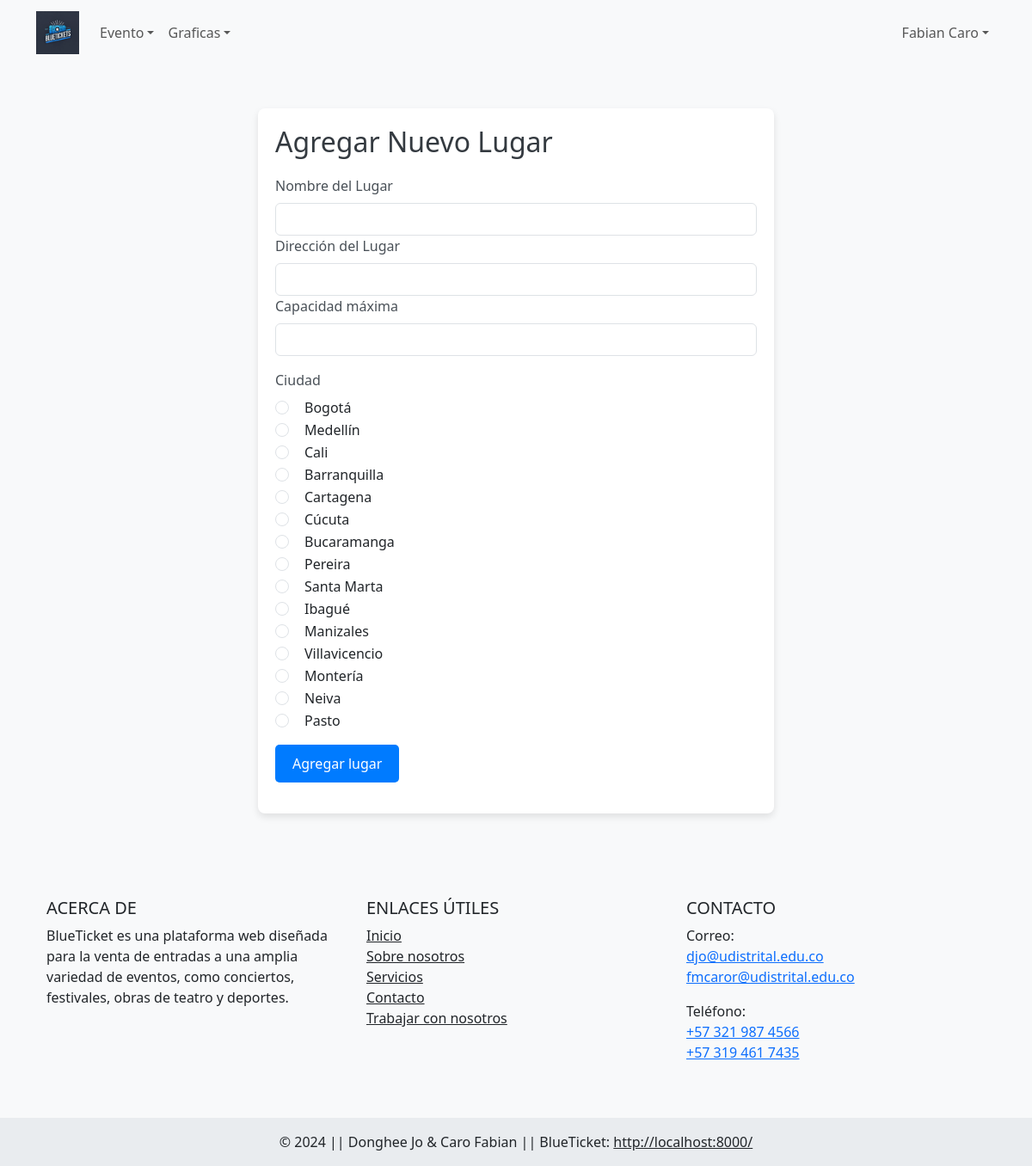
/nuevoLugar (signed in), run on the app's committed database.
### tables this page shows
CREATE TABLE `proveedor` (
  `idProveedor` int NOT NULL AUTO_INCREMENT,
  `nombre` varchar(45) NOT NULL,
  `apellido` varchar(45) NOT NULL,
  `correo` varchar(45) NOT NULL,
  `clave` varchar(45) NOT NULL,
  `estado` int DEFAULT '0',
  PRIMARY KEY (`idProveedor`),
  UNIQUE KEY `correo_UNIQUE` (`correo`),
  CONSTRAINT `proveedor_chk_1` CHECK ((`estado` in (0,1,2)))
);

CREATE TABLE `ciudad` (
  `idCiudad` int NOT NULL AUTO_INCREMENT,
  `nombre` varchar(45) NOT NULL,
  PRIMARY KEY (`idCiudad`)
);

### src/Logic/Proveedor.php (called while the page is built, shortened)
<?php
require_once(__DIR__ . '/../Database/Conexion.php');
class Proveedor
{
    private $idProveedor;
    private $nombre;
    private $apellido;
    public function __construct(
        $idProveedor = 0,
        $nombre = "",
        $apellido = "",
        $correo = "",
        $clave = "",
        $estado = 0,
    ) {
        $this->idProveedor = $idProveedor;
        $this->nombre = $nombre;
        $this->apellido = $apellido;
    }
    public function getNombre()
    {
        return $this->nombre;
    }
    public function getApellido()
    {
        return $this->apellido;
    }
    public function consultar()
    {
        $conexion = new Conexion();
        $conexion->abrirConexion();
        $proveedorDAO = new ProveedorDAO($this->idProveedor);
        $conexion->ejecutarConsulta($proveedorDAO->consultar());
        $registro = $conexion->siguienteRegistro();
        $this->nombre = $registro[0];
        $this->apellido = $registro[1];
    }
}

### src/Database/Conexion.php (called while the page is built, shortened)
<?php
class Conexion{
    private $mysqlConexion;
    private $resultado;
    public function abrirConexion(){
        $this -> mysqlConexion = new mysqli("localhost", "root", "1234", "blueticketv3");
    }
    public function ejecutarConsulta($sentenciaSQL){
        $this -> resultado = $this -> mysqlConexion -> query($sentenciaSQL);
    }
    public function siguienteRegistro(){
        return $this -> resultado -> fetch_row();
    }
}
?>

### src/Logic/Ciudad.php (called while the page is built, shortened)
<?php
require_once (__DIR__ . '/../Database/Conexion.php');
require_once(__DIR__ . '/../Persistence/CiudadDAO.php');
class Ciudad {
    private $idCiudad;
    private $nombreCiudad;
    public function getIdCiudad() {
        return $this->idCiudad;
    }
    public function getNombreCiudad() {
        return $this->nombreCiudad;
    }
    public function __construct($idCiudad = 0, $nombreCiudad = "") {
        $this->idCiudad = $idCiudad;
        $this->nombreCiudad = $nombreCiudad;
    }
    public function consultarTodos(){
        $ciudades = array();
        $conexion = new Conexion();
        $conexion->abrirConexion();
        $ciudadDAO = new CiudadDAO();
        $conexion -> ejecutarConsulta($ciudadDAO->consultarTodos());
        while($registro = $conexion->siguienteRegistro()){
            $ciudad = new Ciudad($registro[0], $registro[1]);
            array_push($ciudades, $ciudad);
        }
        return $ciudades;
    }
}
?>

### src/Persistence/CiudadDAO.php (called while the page is built, shortened)
<?php
class CiudadDAO {
    public function consultarTodos() {
        return "SELECT idCiudad, nombre FROM ciudad";
    }
}
?>

### public/views/proveedor/nuevoLugar.php (the view, shortened to what this page needs)
<?php
require_once(__DIR__ . '/../../../src/Logic/Ciudad.php');
?>
<div class="container form-container">
    <h2>Agregar Nuevo Lugar</h2>
    <form action="/nuevoLugar" method="POST">
        <div class="mb-3">
            <label for="nombre" class="form-label">Nombre del Lugar</label>
            <input type="text" class="form-control" id="nombreLugar" name="nombreLugar" required>
            <label for="nombre" class="form-label">Dirección del Lugar</label>
            <input type="text" class="form-control" id="direccionLugar" name="direccionLugar" required>
            <label for="nombre" class="form-label">Capacidad máxima</label>
            <input type="number" class="form-control" id="capacidadLugar" name="capacidadLugar" min="1" required>
        </div>
        <div class="mb-3">
            <label class="form-label">Ciudad</label><br>
            <?php
            $ciudad = new Ciudad();
            $ciudades = $ciudad->consultarTodos();
            foreach ($ciudades as $temp) {
                echo '<div class="form-check">';
                echo '<input class="form-check-input" type="radio" name="idCiudad" value="' . $temp->getIdCiudad() . '" required>';
                echo '<label class="form-check-label">' . $temp->getNombreCiudad() . '</label>';
                echo '</div>';
            }
            ?>
        </div>
        <button type="submit" name="submit" class="submit-btn btn btn-primary">Agregar lugar</button>
    </form>
</div>

### public/views/shared/navbarProveedor.php (shortened to what this page needs)
<?php
$idProveedor = $_SESSION["idProveedor"];
require_once(__DIR__ . '/../../../src/Logic/Proveedor.php');
$proveedor = new Proveedor($idProveedor);
$proveedor->consultar();
?>
<nav class="navbar navbar-expand-lg bg-body-tertiary">
	<div class="container">
		<a class="navbar-brand" href="/admin"><img src="/assets/images/logo.webp" width="50" /></a>
		<div class="collapse navbar-collapse" id="navbarNavDropdown">
			<ul class="navbar-nav me-auto">
				<li class="nav-item dropdown"><a class="nav-link dropdown-toggle"
						href="#" role="button" data-bs-toggle="dropdown"
						aria-expanded="false">Evento</a>
				</li>
				<li class="nav-item dropdown"><a class="nav-link dropdown-toggle"
						href="#" role="button" data-bs-toggle="dropdown"
						aria-expanded="false">Graficas</a>
				</li>
			</ul>
			<ul class="navbar-nav">
				<li class="nav-item dropdown">
					<a class="nav-link dropdown-toggle" href="#" role="button" data-bs-toggle="dropdown" aria-expanded="false">
						<?php echo $proveedor->getNombre() . " " . $proveedor->getApellido() ?></a>
				</li>
			</ul>
		</div>
	</div>
</nav>

### public/assets/css/estilos.css (style rules this page uses)
html, body { height: 100%; margin: 0; background-color: #f8f9fa; display: flex; flex-direction: column; }
.container { flex: 1; }
ul { list-style-type: none; padding-left: 0; }
.form-container { max-width: 600px; margin: 50px auto; padding: 20px; background-color: white; border-radius: 8px; box-shadow: 0 4px 8px rgba(0, 0, 0, 0.1); }
.form-container h2 { margin-bottom: 20px; color: #343a40; }
.form-label { font-weight: 500; color: #495057; }
.form-check-label { margin-left: 10px; }
.submit-btn, .event-btn { background-color: #007bff; border: none; color: white; padding: 10px 20px; border-radius: 5px; transition: background-color 0.3s; }

### data on the page
proveedor: nombre "Fabian", apellido "Caro"
ciudad: nombre "Bogotá"
ciudad: nombre "Medellín"
ciudad: nombre "Cali"
ciudad: nombre "Barranquilla"
ciudad: nombre "Cartagena"
ciudad: nombre "Cúcuta"
ciudad: nombre "Bucaramanga"
ciudad: nombre "Pereira"
ciudad: nombre "Santa Marta"
ciudad: nombre "Ibagué"
ciudad: nombre "Manizales"
ciudad: nombre "Villavicencio"
ciudad: nombre "Montería"
ciudad: nombre "Neiva"
ciudad: nombre "Pasto"
